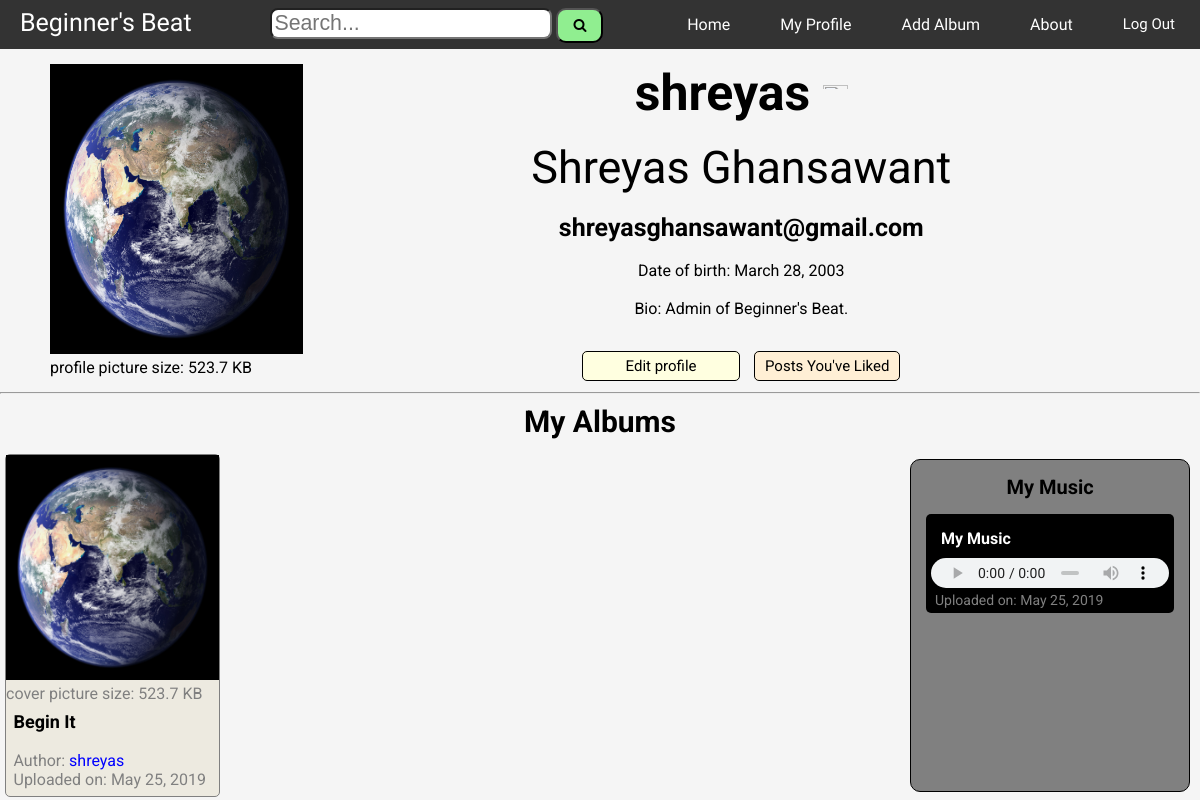
Page /my-profile/ (signed in) on the committed database.
### beat/models.py (models this page shows, shortened)
class Profile(models.Model):
    dp = models.ImageField(upload_to='profile_pictures/', default="profile_pictures/no_dp.png", validators=[FileExtensionValidator(allowed_extensions=['jpg', 'png', 'jpeg'])])
    dob = models.DateField(default=timezone.now)
    bio = models.CharField(max_length=100, default="No bio")
    user = models.OneToOneField(User, on_delete=models.CASCADE)

class Album(models.Model):
    title = models.CharField(max_length=40)
    description = models.TextField(default="No Description...")
    cover_dp = models.ImageField(upload_to='album_cover_pictures/', default="album_cover_pictures/no_cover_dp.png", validators=[FileExtensionValidator(allowed_extensions=['jpg', 'png', 'jpeg'])])
    date = models.DateField(auto_now_add=True)
    time = models.TimeField(auto_now_add=True)
    author = models.ForeignKey(User, on_delete=models.CASCADE)

class Music(models.Model):
    title = models.CharField(max_length=75)
    description = models.TextField(default="No Description...")
    file = models.FileField(upload_to='music/', validators=[FileExtensionValidator(allowed_extensions=['mp3', 'ogg', 'wav'])])
    date = models.DateField(auto_now_add=True)
    time = models.TimeField(auto_now_add=True)
    author = models.ForeignKey(User, on_delete=models.CASCADE)
    album = models.ForeignKey(Album, on_delete=models.CASCADE)

### beat/views.py (the view)
# urls.py: path('my-profile/', views.my_profile, name="my-profile"),
@login_required(login_url="beat:login")
def my_profile(request):
    user = request.user
    albums = Album.objects.filter(author=user).order_by('-date', '-time')
    musics = Music.objects.filter(author=user)
    return render(request, 'beat/my_profile.html', {
        'user': user,
        'albums': albums,
        'musics': musics,
    })

### beat/templates/beat/my_profile.html (shortened to what this page needs)
{% include "beat/base.html" %}
{% load static %}
<link rel="stylesheet" href="{% static "beat/index.css" %}">
<link rel="stylesheet" href="{% static 'beat/profile.css' %}">
{% block body %}
<div class="main-div">
  <div class="p-div">
    <img src="{{ user.profile.dp.url }}" id="dp" oncontextmenu="return false;">
    profile picture size: {{ user.profile.dp.size|filesizeformat }}
  </div>
  <div class="i-div">
    <h3 id="name-it">{{ user.username }}
      {% if user.is_superuser %}
        <span title="Admin of Beginner's Beat">
          <img src="https://img.icons8.com/color/48/000000/verified-account.png" height="25px" width="25px">
        </span>
      {% endif %}
    </h3>
    <br>
    <span id="fn">{{ user.first_name|capfirst }} {{ user.last_name|capfirst }}</span>
    <br>
    <br>
    <strong id="mailit">{{ user.email }}</strong>
    <br>
    <br>
    Date of birth: {{ user.profile.dob }}
    <br>
    <br>
    <div id="bioit">Bio: {{ user.profile.bio }}</div>
    <br>
    <br class="br-m">
    <a href="{% url 'beat:edit-profile' %}" id="m-e">Edit profile</a>
    <a href="{% url 'beat:liked-albums' %}" id="m-l">Posts You've Liked</a>
  </div>
</div>
<hr>
<h3 id="at">My Albums</h3>
<div class="pro-file">
  <div class="main-body-2-pro">
    {% for album in albums %}
      <div class="c-it">
        <a href="{% url 'beat:edit-album' album.id %}">
          <img src="{{ album.cover_dp.url }}" id="cover_dp_pro" oncontextmenu="return false;">
          cover picture size: {{ album.cover_dp.size|filesizeformat }}
          <div id="ta-pro">
            <h4>{{ album.title }}</h4><br>
            Author: <a href="{% url 'beat:profile' album.author.id %}" id="lfa">{{ album.author }}</a>
            <br>
            Uploaded on: {{ album.date }}
          </div>
        </a>
      </div>
    {% endfor %}
  </div>
  <div class="main-body-3">
    <h3>My Music</h3>
    {% for music in musics %}
      <div class="main-music">
        <div id="music-t"><strong><span title="{{ music.title }}">{{ music.title|truncatechars:50 }}</span></strong></div>
        <audio controls id="music-a" controlsList="nodownload">
          <source src="{{ music.file.url }}">
        </audio>
        <div id="music-dt">
          Uploaded on: {{ music.date }}
        </div>
      </div>
    {% endfor %}
  </div>
</div>
{% endblock body %}

### beat/static/beat/base.css (style rules this page uses)
* { margin: 0px; }
body { font-family: 'Roboto', sans-serif; }

### beat/static/beat/index.css (style rules this page uses)
body { background-color: #F5F5F5; }
#cover_dp_pro { height: 225px; width: 100%; }
.main-body-2-pro { display: grid; grid-template-columns: 25% 25% 25% 25%; grid-template-rows: auto minmax(0px, 1fr); }
.c-it { margin: 5px; border: solid grey 0.5px; background-color: #EDEAE0; border-radius: 5px; color: grey; }
.c-it a { color: grey; text-decoration: none; }
h4 { color: black; word-wrap: break-word; }
#lfa { color: blue; word-wrap: break-word; }
#ta-pro { padding: 7.5px; }
#ta-pro h4 { font-size: 18px; }
.main-body-3 { float: right; overflow-y: auto; max-height: 650px; position: sticky; top: 0; margin: 10px; background-color: grey; border: solid black 1px; border-radius: 10px; }
.main-body-3 h3 { margin: 15px; text-align: center; font-size: 20px; }
.main-music { background: black; color: white; margin: 15px; border-radius: 5px; padding: 5px; }
#music-t { padding: 10px; font-size: 16px; word-wrap: break-word; }
#music-a { width: 100%; height: 30px; }
#music-dt { color: grey; padding: 0px 4px; font-size: 14px; }

### beat/static/beat/profile.css (style rules this page uses)
body { background-color: #F5F5F5; }
.main-div { margin: 0px 35px; display: grid; grid-template-columns: 25% 75%; }
.p-div { margin: 15px; }
#dp { width: 100%; height: 290px; //border-radius: 2.5px; }
#name-it { font-size: 50px; word-wrap: break-word; }
#fn { font-size: 45px; }
.i-div { text-align: center; margin: 15px; }
#at { text-align: center; font-size: 30px; margin: 10px; }
#mailit { font-size: 25px; word-wrap: break-word; }
#bioit { word-wrap: break-word; }
#m-e { border: solid black 1px; text-decoration: none; color: black; padding: 5px 42.5px; background-color: lightyellow; font-size: 15px; margin: 5px; border-radius: 5px; }
#m-l { border: solid black 1px; text-decoration: none; color: black; padding: 5px 10px; background-color: #FFEFD5; font-size: 15px; margin: 5px; border-radius: 5px; }
.pro-file { display: grid; grid-template-columns: 75% 25%; grid-auto-rows: auto; }

### rows in the picture
Album: cover_dp (picture), cover_dp.size|filesizeformat "523.7 KB", title "Begin It", author "shreyas", date "May 25, 2019"
Music: title "My Music", date "May 25, 2019"

### other values in the picture
{{ user.profile.dp.size|filesizeformat }} "523.7 KB"
{{ user.username }} "shreyas"
{{ user.first_name|capfirst }} "Shreyas"
{{ user.last_name|capfirst }} "Ghansawant"
{{ user.email }} "shreyasghansawant@gmail.com"
{{ user.profile.dob }} "March 28, 2003"
{{ user.profile.bio }} "Admin of Beginner's Beat."
